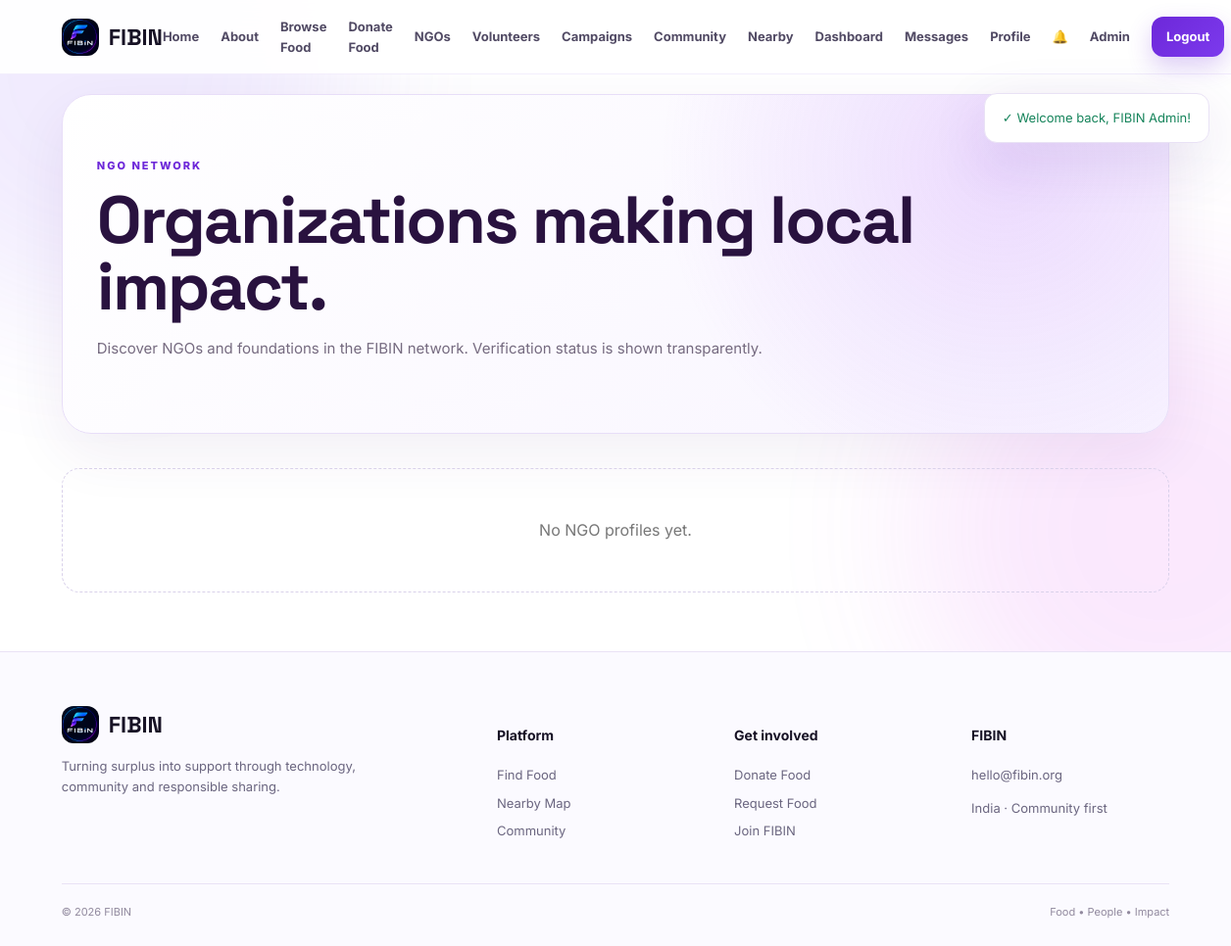
Page /ngos.php (signed in) on the earlier database version.
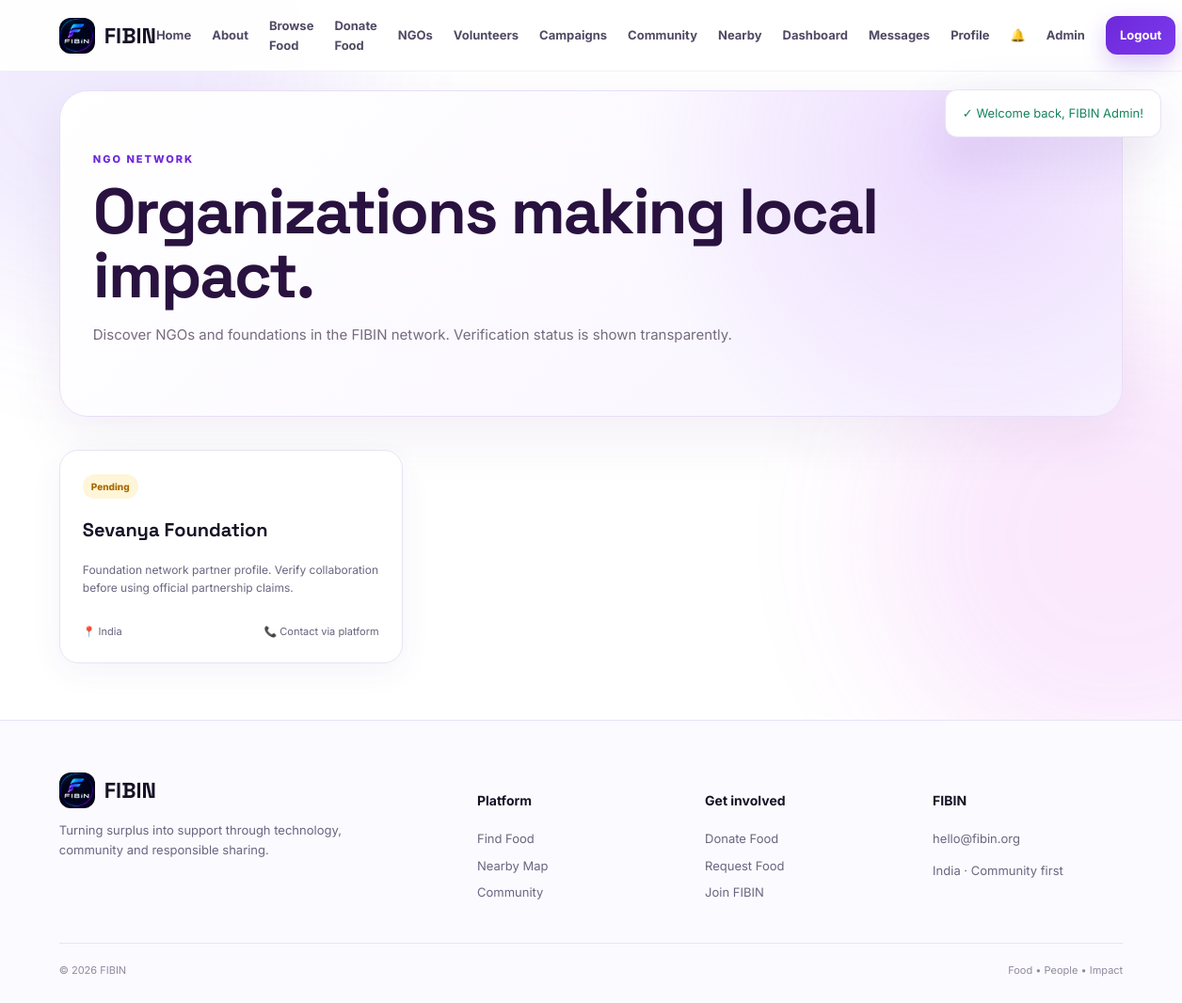
Same page on the later database version.
### tables this page shows
CREATE TABLE IF NOT EXISTS ngos (
 id INT AUTO_INCREMENT PRIMARY KEY, name VARCHAR(180) NOT NULL, email VARCHAR(190) NULL, phone VARCHAR(30) NULL,
 city VARCHAR(120) NULL, address VARCHAR(255) NULL, description TEXT NULL, status ENUM('pending','verified','suspended') NOT NULL DEFAULT 'pending',
 created_at TIMESTAMP DEFAULT CURRENT_TIMESTAMP
);

### config/config.php (called while the page is built, shortened)
<?php
function e($value){return htmlspecialchars((string)$value,ENT_QUOTES,'UTF-8');}
function badge_class($status){return match($status){'approved','available','accepted','completed','online'=>'success','pending','away'=>'warning','rejected','cancelled','expired'=>'danger',default=>'info'};}

### ngos.php (the view)
<?php $page_title='NGOs'; require_once 'includes/header.php'; require_login();
$ngos=$pdo->query("SELECT * FROM ngos WHERE status IN ('verified','pending') ORDER BY status='verified' DESC, created_at DESC")->fetchAll(); ?>
<section class="page-hero"><span class="kicker">NGO NETWORK</span><h1>Organizations making local impact.</h1><p>Discover NGOs and foundations in the FIBIN network. Verification status is shown transparently.</p></section><div class="feature-grid"><?php foreach($ngos as $n):?><article class="feature-card ngo-public-card"><span class="badge <?=badge_class($n['status'])?>"><?=e($n['status'])?></span><h3><?=e($n['name'])?></h3><p><?=e($n['description']?:'Community organization connected with FIBIN.')?></p><div class="food-meta"><span>📍 <?=e($n['city']?:'Local network')?></span><span>📞 <?=e($n['phone']?:'Contact via platform')?></span></div></article><?php endforeach;if(!$ngos):?><div class="empty-state full">No NGO profiles yet.</div><?php endif;?></div>
<?php require_once 'includes/footer.php'; ?>

Differences in the rows shown:
added ngos: status "Pending", name "Sevanya Foundation", description "Foundation network partner profile. Verify collaboration before using official partnership claims.", city "India", phone "Contact via platform"
Other differences:
text no longer shown: "No NGO profiles yet."
